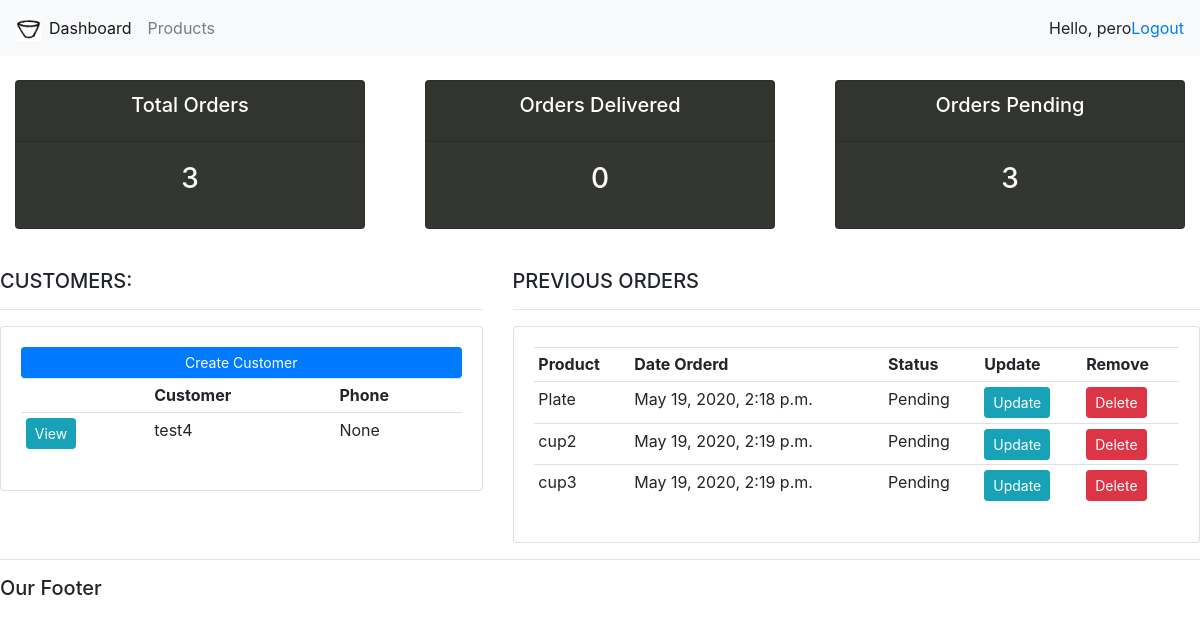
Screenshot of /dashboard/ (signed in) with the database file from the repository.
### accounts/models.py (models this page shows, shortened)
class Customer(models.Model):
    user = models.OneToOneField(User, null=True, blank=True, on_delete=models.CASCADE)
    name = models.CharField(max_length=200, null=True)
    phone = models.CharField(max_length=200, null=True, blank=True)
    email = models.CharField(max_length=200, null=True)
    profile_img = models.ImageField(null=True, blank=True, default="profile_image.png")
    date_created = models.DateTimeField(auto_now_add=True, null=True)

class Order(models.Model):
    STATUS = (
        ('Pending', 'Pending'),
        ('Out for Delivery', 'Out for Delivery'),
        ('Delivered', 'Delivered')
    )
    customer = models.ForeignKey(Customer, null=True, on_delete=models.SET_NULL)
    product = models.ForeignKey(Product, null=True, on_delete=models.SET_NULL)
    date_created = models.DateTimeField(auto_now_add=True, null=True)
    status = models.CharField(max_length=200, null=True, choices=STATUS)

### store/models.py (models this page shows)
class Product(models.Model):
    CATEGORY = (
        ('Cup', 'Cup'),
        ('Plate', 'Plate'),
        ('Bowl', 'Bowl'),
        ('Vase', 'Vase')
    )
    name = models.CharField(max_length=50, null=True)
    category = models.CharField(max_length=50, null=True, choices=CATEGORY)
    price = models.DecimalField(max_digits=8, decimal_places=2, null=True)
    description = models.TextField(max_length=100, null=True, blank=True)
    date = models.DateField(auto_now_add=True, null=True)
    tags = models.ManyToManyField(Tag)
    def __str__(self):
        return self.name

### accounts/decorators.py (the view)
    def wrapper_func(request, *args, **kwargs):
        group = None
        if request.user.groups.exists():
            group = request.user.groups.all()[0].name
        if group == 'customer':
            return redirect('user')
        if group == 'admin':
            return view_func(request, *args, **kwargs)

### accounts/views.py (called while the page is built)
@login_required(login_url='login')
@admin_only
def home(request):
    orders = Order.objects.all()
    customers = Customer.objects.all()
    total_customers = customers.count()
    total_orders = orders.count()
    delivered = orders.filter(status="Delivered").count()
    pending = orders.filter(status="Pending").count()
    context = {
        'orders': orders,
        'customers': customers,
        'total_customers': total_customers,
        'total_orders': total_orders,
        'delivered': delivered,
        'pending': pending
    }
    return render(request, 'accounts/dashboard.html', context)

### accounts/templates/accounts/dashboard.html
{% extends 'accounts/base.html' %} {% block content %}
{% include 'accounts/status.html' %}
<br />
<div class="row">
  <div class="col-md-5">
    <h5>CUSTOMERS:</h5>
    <hr />
    <div class="card card-body">
      <a class="btn btn-primary btn-sm btn-block" href="">Create Customer</a>
      <table class="table table-sm">
        <tr>
          <th></th>
          <th>Customer</th>
          <th>Phone</th>
        </tr>
        {% for customer in customers %}
        <tr>
          <td><a class="btn btn-sm btn-info" href="{% url 'customer' customer.id %}">View</a></td>
          <td>{{ customer.name }}</td>
          <td>{{ customer.phone }}</td>
        </tr>
        {% endfor %}
      </table>
    </div>
  </div>
  <div class="col-md-7">
    <h5>PREVIOUS ORDERS</h5>
    <hr />
    <div class="card card-body">
      <table class="table table-sm">
        <tr>
          <th>Product</th>
          <th>Date Orderd</th>
          <th>Status</th>
          <th>Update</th>
          <th>Remove</th>
        </tr>
        {% for order in orders %}
        <tr>
          <td>{{ order.product }}</td>
          <td>{{ order.date_created }}</td>
          <td>{{ order.status }}</td>
          <td><a class="btn btn-sm btn-info" href="{% url 'update_order' order.id %}">Update</a></td>
          <td><a class="btn btn-sm btn-danger"href="{% url 'delete_order' order.id %}">Delete</a></td>
        </tr>
        {% endfor %}
      </table>
    </div>
  </div>
</div>
{% endblock %}

### accounts/templates/accounts/navbar.html (shortened to what this page needs)
{% load static %}
<nav class="navbar navbar-expand-lg navbar-light bg-light">
  <img id="logo-image" src="{% static 'images/logo.png' %}" alt="">
  <div class="collapse navbar-collapse" id="navbarNav">
    <ul class="navbar-nav">
      {% if request.user.is_staff %}
      <li class="nav-item active">
        <a class="nav-link" href="{% url 'home'  %}">Dashboard</a>
      </li>
      <li class="nav-item">
        <a class="nav-link" href="{% url 'products'  %}">Products</a>
      </li>
      {% else %}
      <li class="nav-item">
        <a class="nav-link" href="{% url 'account'  %}">Settings </a>
      </li>
      {% endif %}
    </ul>
  </div>
  <span>Hello, {{request.user}}</span>
  <span><a href="{% url 'logout' %}">Logout</a> </span>
</nav>

### accounts/static/accounts/css/index.css (style rules this page uses)
#logo-image { width:25px; }

### rows the page displays
Customer: name "test4", phone "None"
Order: product "Plate", date_created "May 19, 2020, 2:18 p.m.", status "Pending"
Order: product "cup2", date_created "May 19, 2020, 2:19 p.m.", status "Pending"
Order: product "cup3", date_created "May 19, 2020, 2:19 p.m.", status "Pending"

### other values shown
{{ request.user }} "pero"
{{ total_orders }} "3"
{{ delivered }} "0"
{{ pending }} "3"
